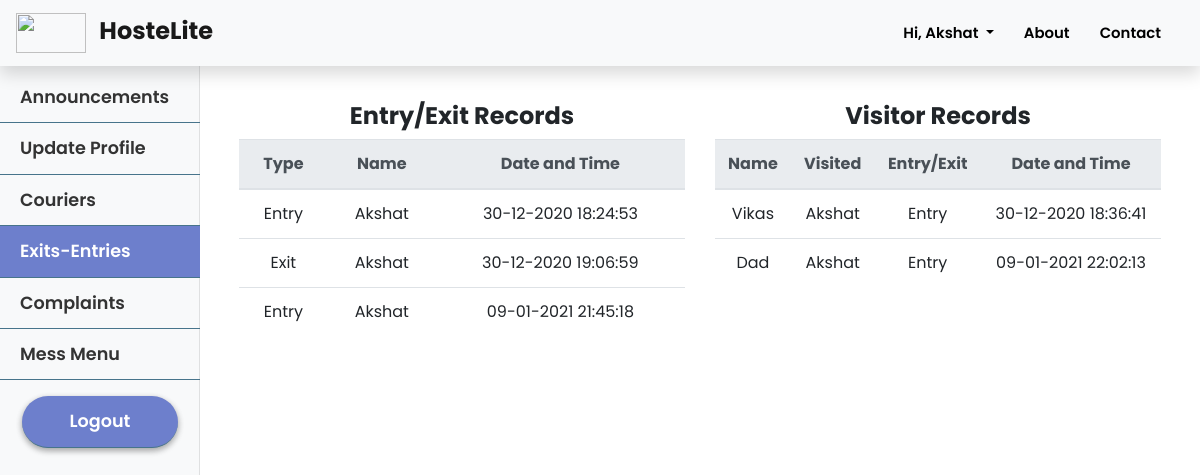
The app's page /students/entry_exits (signed in) with its own data.
### hostelmanagement/models.py (models this page shows, shortened)
class User(db.Model, UserMixin):
    id = db.Column(db.Integer, primary_key=True)
    college_id = db.Column(db.String(9), unique=True, nullable=False)
    firstname = db.Column(db.String(20), nullable=False)
    lastname = db.Column(db.String(20), nullable=False)
    email = db.Column(db.String(120), unique=True, nullable=False)
    password = db.Column(db.String(60), nullable=False)
    phone = db.Column(db.String(10), unique=True, nullable=False)
    address = db.Column(db.Text, nullable=False)
    course = db.Column(db.String(20),nullable=True)
    department = db.Column(db.String(20), nullable=True)
    user_type = db.Column(db.Integer, nullable = False, default=1)
    room_no = db.Column(db.Integer, nullable = True)
    announcements = db.relationship('Announcement', backref='author', lazy=True)
    complaints = db.relationship('Complaint', backref='author', lazy=True)
    mess_menu = db.relationship('MessMenu', backref='author', lazy=True)
    courier = db.relationship('Courier', backref='user', lazy=True)
    exitentry = db.relationship('ExitEntry', backref='user', lazy=True)
    visitor = db.relationship('Visitor', backref='user', lazy=True)

class ExitEntry(db.Model):
    id = db.Column(db.Integer, primary_key = True)
    user_id = db.Column(db.Integer, db.ForeignKey('user.id'), nullable = False)
    status = db.Column(db.Integer, nullable = False, default = 0)
    datetime = db.Column(db.DateTime, nullable = False, default = datetime.utcnow)

class Visitor(db.Model):
    id = db.Column(db.Integer, primary_key = True)
    name = db.Column(db.String(10), nullable = False)
    hostel_block = db.Column(db.String(1), nullable = False)
    room_no = db.Column(db.Integer, nullable = False)
    for_user_id = db.Column(db.Integer, db.ForeignKey('user.id'), nullable = False)
    status = db.Column(db.Integer, nullable = False, default = 0)
    datetime = db.Column(db.DateTime, nullable = False, default = datetime.utcnow)

### hostelmanagement/routes.py (the view)
@app.route("/students/entry_exits")
@login_required
def display_entry_exits():
    entries = ExitEntry.query.filter_by(user_id = current_user.id)
    visitors = Visitor.query.filter_by(for_user_id = current_user.id)
    return render_template('student/entry_exit.html', title = 'Entry-Exits', entries = entries, visitors = visitors)

### hostelmanagement/models.py (called while the page is built)
@login_manager.user_loader
def load_user(user_id):
    return User.query.get(int(user_id))

### hostelmanagement/templates/student/entry_exit.html
{% extends 'student/students_layout.html' %}
{% block student_exit_entry %}active{% endblock student_exit_entry %}
{% block student_content %}
    <div class="container-fluid">
        <div class="row mt-4">
            <div class="col-md-6">
                {% if entries %}
                <h4 style="text-align: center; font-weight: bold;">Entry/Exit Records</h4>
                <table class=" table table-hover">
                    <thead class='thead-light'>
                        <tr>
                            <th>Type</th>
                            <th>Name</th>
                            <th>Date and Time</th>
                        </tr>
                    </thead>
                    <tbody>
                        {% for entry in entries %}
                        <tr>
                            {% if entry.status %}
                                <td>Entry</td>
                            {% else %}
                                <td>Exit</td>
                            {% endif %}
                            <td>{{entry.user.firstname}}</td>
                            <td>{{entry.datetime.strftime('%d-%m-%Y %H:%M:%S')}}</td>
                        </tr>
                    {% endfor %}
                    </tbody>
                </table>
                {% else %}
                    <h3>No Entries Yet</h3>
                {% endif %}
            </div>
            <div class="col-md-6">
                {% if visitors %}
                <h4 style="text-align: center; font-weight: bold;">Visitor Records</h4>
                <table class=" table table-hover">
                    <thead class='thead-light'>
                        <tr>
                            <th>Name</th>
                            <th>Visited</th>
                            <th>Entry/Exit</th>
                            <th>Date and Time</th>
                        </tr>
                    </thead>
                    <tbody>
                        {% for visitor in visitors %}
                        <tr>
                            <td>{{visitor.name}}</td>
                            <td>{{visitor.user.firstname}}</td>
                            {% if visitor.status %}
                                <td>Exit</td>
                            {% else %}
                                <td>Entry</td>
                            {% endif %}
                            <td>{{visitor.datetime.strftime('%d-%m-%Y %H:%M:%S') }}</td>
                        </tr>
                    {% endfor %}
                    </tbody>
                </table>
                {% else %}
                    <h3>No Entries Yet</h3>
                {% endif %}
            </div>
        </div>
    </div>
{% endblock %}

### hostelmanagement/templates/layout.html (shortened to what this page needs)
<!DOCTYPE html>
<html>
<head>
    <link rel="stylesheet" href="https://cdn.jsdelivr.net/npm/bootstrap@4.5.3/dist/css/bootstrap.min.css">
    <link rel='stylesheet' href="{{ url_for('static', filename='style.css') }}">
    <link rel="stylesheet" href="https://use.fontawesome.com/releases/v5.8.1/css/all.css"
 />
</head>
<body>
    <section id="landingPage">
        <nav class="navbar sticky-top shadow navbar-expand-lg navbar-light bg-light">
            <a class="navbar-brand col-md-3 col-lg-2 mr-0 pl-0 pr-0" href="{{url_for('index')}}">
                <img src="https://cdn.logo.com/hotlink-ok/logo-social.png" width="70" height="40" class="d-inline-block align-top" alt="" loading="lazy">
                <strong class="pl-2 mt-2" style="font-size:1.2em;">HosteLite</strong>
            </a>
            <ul class='navbar-nav ml-auto mr-2'>
                {% if not current_user.is_authenticated %}
                    <li class="nav-item">
                        <a class="nav-link" href="{{ url_for('about') }}">About</a>
                    </li>
                    <li class="nav-item">
                        <a class="nav-link" href="{{ url_for('contact') }}">Contact</a>
                    </li>
                    <li class="nav-item">
                        <a class="nav-link" href="{{ url_for('login') }}">Log In</a>
                    </li>
                    <li class="nav-item">
                        <a class="nav-link toButton pl-15 pr-15" style="color: white; font-weight: 600" href="{{ url_for('application') }}">Apply Now</a>
                    </li>
                {% else %}
                    <li class="nav-item dropdown">
                        <a class="nav-link dropdown-toggle" href="#" id="navbarDropdown" role="button" data-toggle="dropdown" aria-haspopup="true" aria-expanded="false">
                            Hi, {{ current_user.firstname }}
                        </a>
                    </li>
                    <li class="nav-item">
                        <a class="nav-link" href="{{ url_for('about') }}">About</a>
                    </li>
                    <li class="nav-item">
                        <a class="nav-link" href="{{ url_for('contact') }}">Contact</a>
                    </li>
                {% endif %}
            </ul>
        </nav>
    </section>
    {% block content %}
    {% endblock %}
</body>
</html>

### hostelmanagement/static/style.css (style rules this page uses)
* { margin: 0; padding: 0; font-family: "Poppins", sans-serif; font-size: 16px; box-sizing: border-box; }
body { padding-top: 70px; overflow-x:hidden; scroll-behavior: smooth; }
#landingPage nav { position: fixed; width: 100%; opacity: 1; background-color: rgba(255, 255, 255); }
#landingPage nav ul a { font-size: 0.93em; font-weight: 600; text-decoration: none; padding: 10px 15px; text-align: center; color: #000; }
td,th { text-align: center; }

### records on screen
User: firstname "Akshat"
ExitEntry: status "Entry", user.firstname "Akshat", datetime "30-12-2020 18:24:53"
ExitEntry: status "Exit", user.firstname "Akshat", datetime "30-12-2020 19:06:59"
ExitEntry: status "Entry", user.firstname "Akshat", datetime "09-01-2021 21:45:18"
Visitor: name "Vikas", user.firstname "Akshat", status "Entry", datetime "30-12-2020 18:36:41"
Visitor: name "Dad", user.firstname "Akshat", status "Entry", datetime "09-01-2021 22:02:13"
